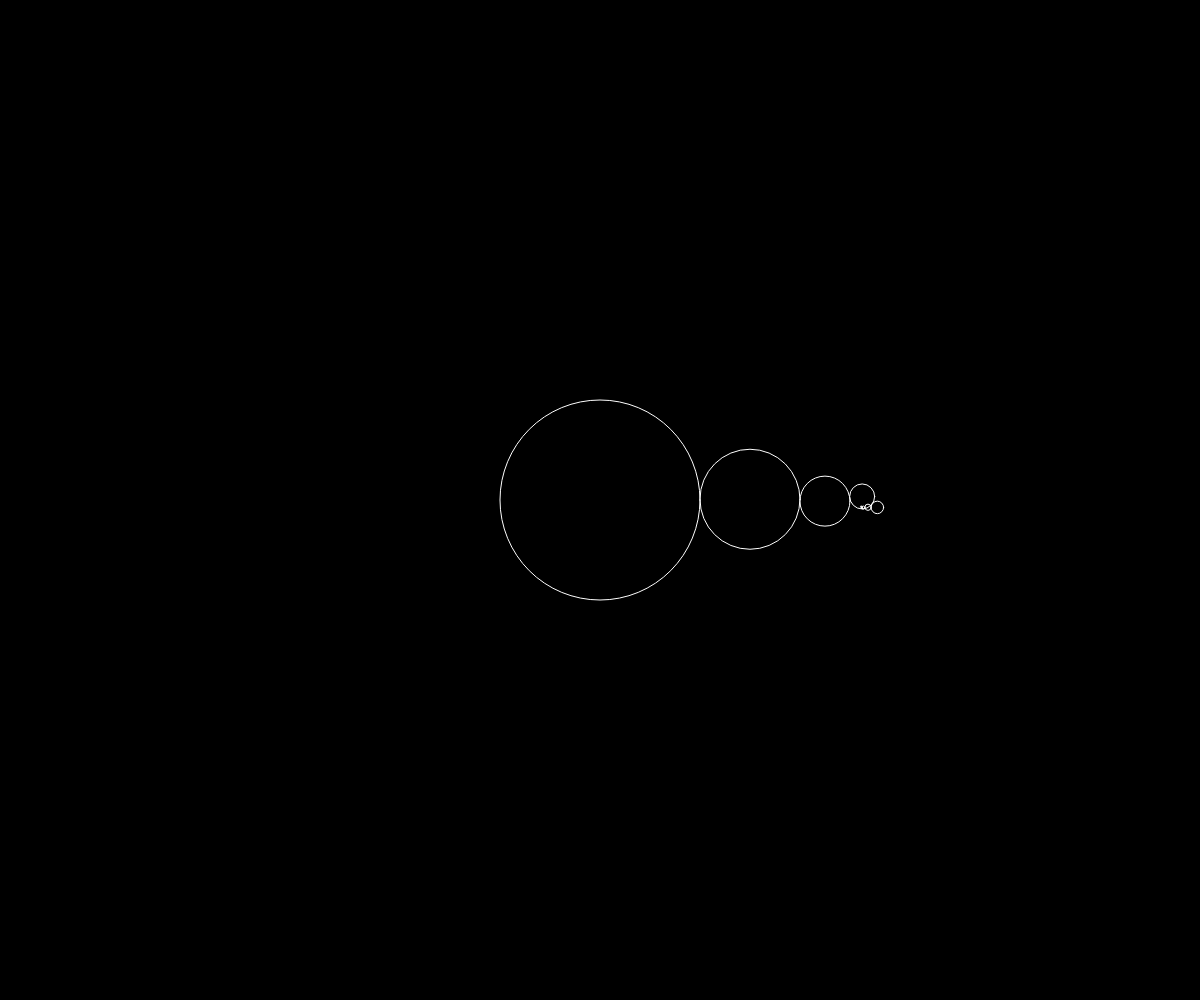
Frame 1 (no input)
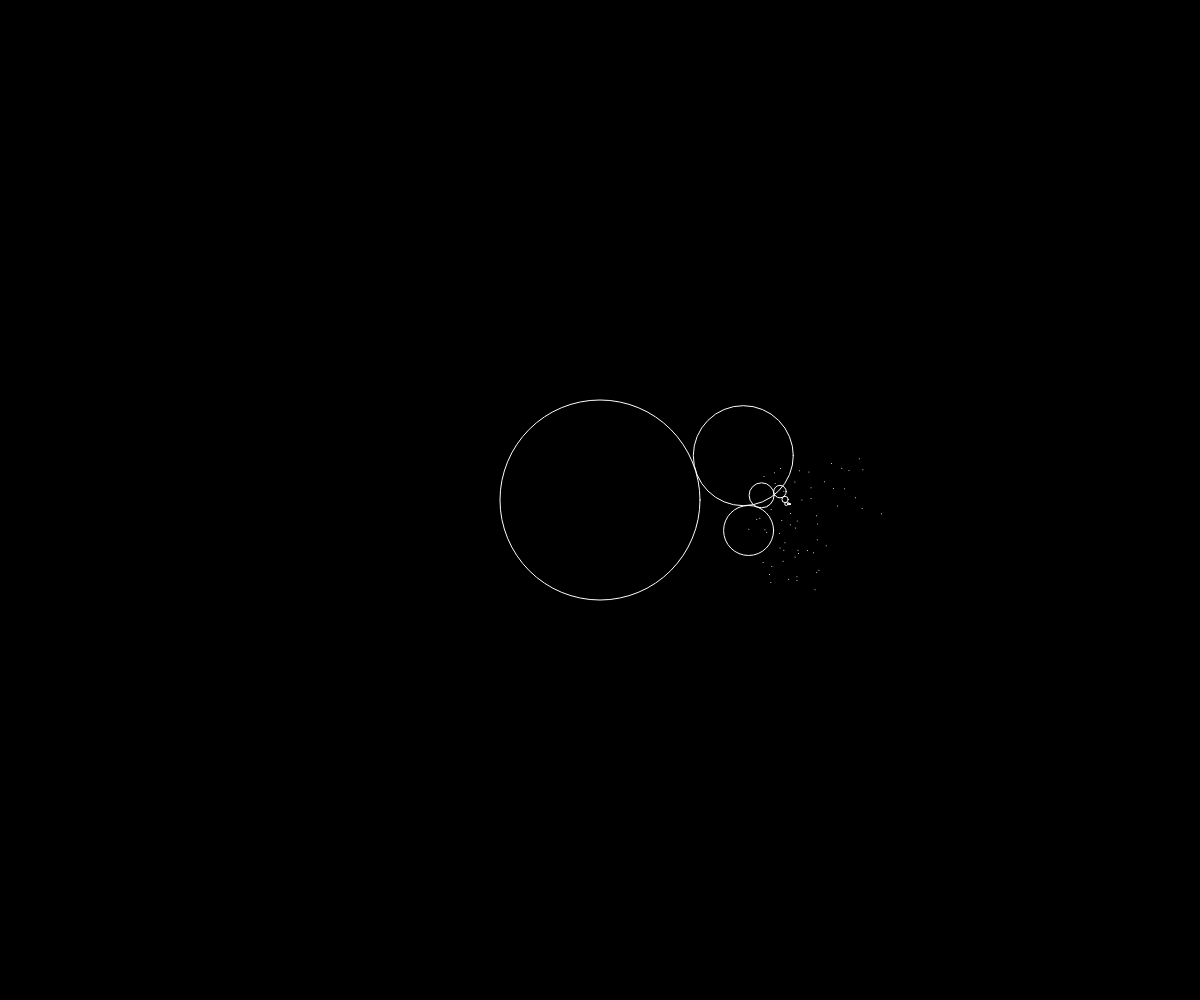
Frame 60 (no input)
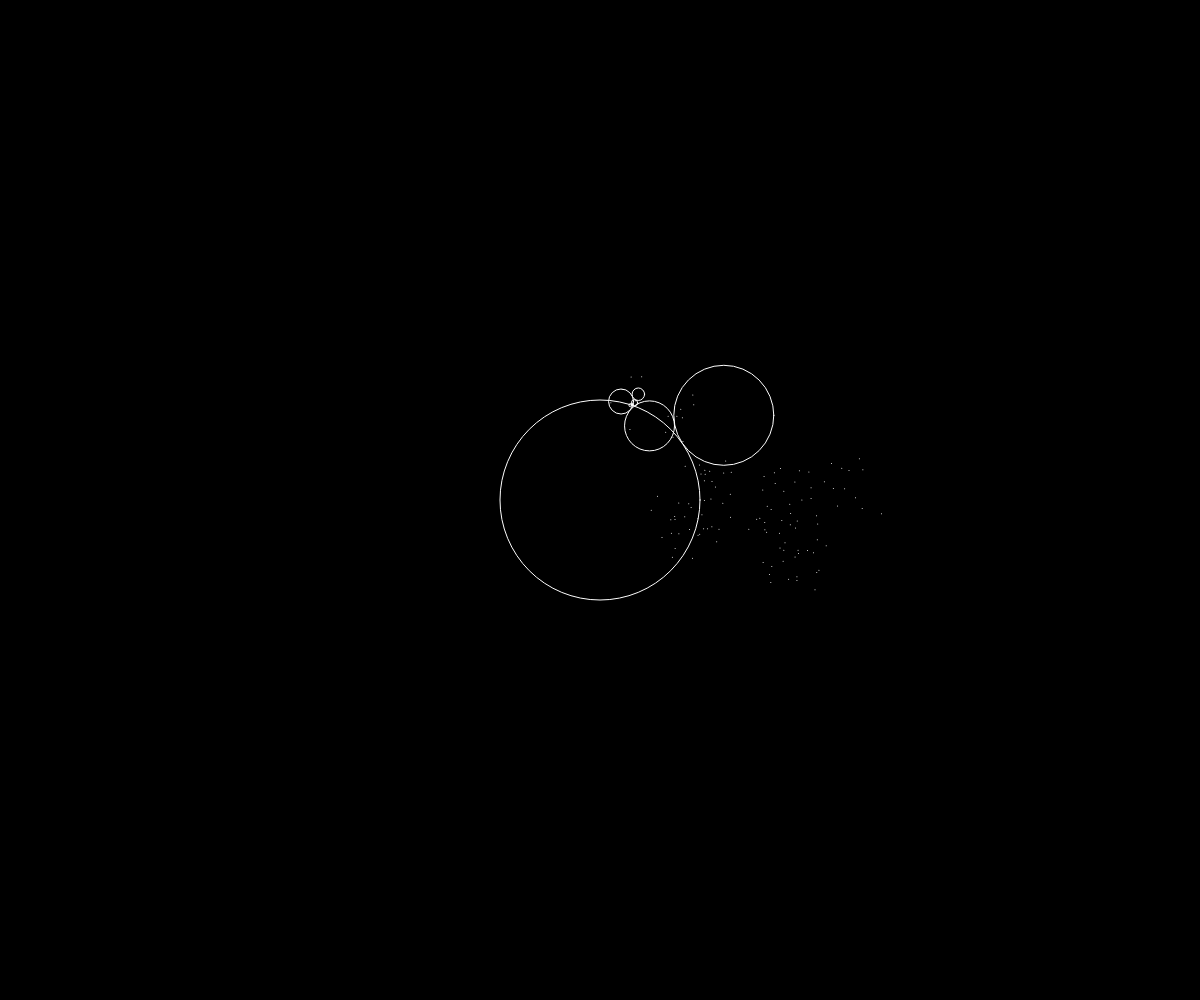
Frame 120 (the mouse pressed at the canvas centre since frame 60)

The p5.js sketch that drew these frames (run headless with seeded random() and noise() and a simulated clock; from frame 60 on, the mouse is pressed at the canvas centre):

// p5.js sketch
// ── sketch.js
// For details, you may want to look @http://benice-equation.blogspot.com/2012/01/fractal-spirograph.html 
// For video tutorial, you may want to look @https://www.youtube.com/watch?v=0dwJ-bkJwDI&list=PLRqwX-V7Uu6ZiZxtDDRCi6uhfTH4FilpH&index=79https://www.youtube.com/watch?v=f5QBExMNB1I
// A warning! The tutorial The Coding Train made is in processing not the P5.js.

// Changes up to user...

// Mode is variable k in the link representing the ratio between each circle's speed. 
let mode = 5;

// Variable for filling the where points the smallest circle goes.
let fillThePoints = false;

// The speed of the second circle can be represented as the starting speed.
let angularSpeed = 0.001;

// Simply, iterations per each single frame.
// No doubt that, it will make points or the circles drawn much better but will process them much more.
// So, thinking twice may be useful :)
let iterationsPerFrame = 1;

// To draw next circle either inner or outer.
let circleMode = 1;
// For inner, -1 and outer 1.

let isPaused = false;

let parentNode = null, nodeCount = 40;

let points = [];

class Circle{
  constructor(x, y, r, parentNode, angularSpeed){
    this.x = x;
    this.y = y;
    this.r = r;
    this.parentNode = parentNode;
    this.angularSpeed = angularSpeed;
    this.child = null;
    this.angle = 0;
  }
  update(ratio){
    this.angle += this.angularSpeed;
    this.newX = (this.r + circleMode * this.parentNode.r) * Math.cos(this.angle * ratio);
    this.newY = (this.r + circleMode * this.parentNode.r) * Math.sin(this.angle * ratio);
    this.x = this.newX + this.parentNode.x;
    this.y = this.newY + this.parentNode.y;
  }
  draw(){
    noFill();
    stroke(255);
    circle(this.x, this.y, 2 * this.r);
  }
}

function setup(){
  createCanvas(windowWidth, windowHeight);
  parentNode = new Circle(windowWidth / 2, windowHeight / 2, 100, null, angularSpeed);
  let currentNode = parentNode;
  for(let i = 0; i < nodeCount - 1; i++){
    currentNode.child = new Circle(currentNode.x + currentNode.r * 1.5, currentNode.y, currentNode.r / 2, currentNode, -mode * currentNode.angularSpeed);
    currentNode = currentNode.child;
  }  
}

function draw(){
  if(isPaused){
    return;
  }
  background(0);
  for(let iteration = 0; iteration < iterationsPerFrame; iteration++){
    let currentNode = parentNode.child;
    while(currentNode != null){
      currentNode.update(1 / iterationsPerFrame);
      currentNode = currentNode.child;
    }
    currentNode = parentNode;
    while(currentNode != null){
      currentNode.draw();
      if(currentNode.child == null){
        points.push(currentNode.x, currentNode.y)
      }
      currentNode = currentNode.child;
    }
    if(fillThePoints){
      fill(255);
      beginShape();
    }
    else{
      noFill();
      beginShape(POINTS);
    }
    for(let i = 0; i < points.length; i+=2){
      vertex(points[i], points[i + 1]);
    }
    endShape();
  }
}

function mousePressed(){

}

function keyPressed(){
  if(key == ' '){
    isPaused = !isPaused;
  }
}
